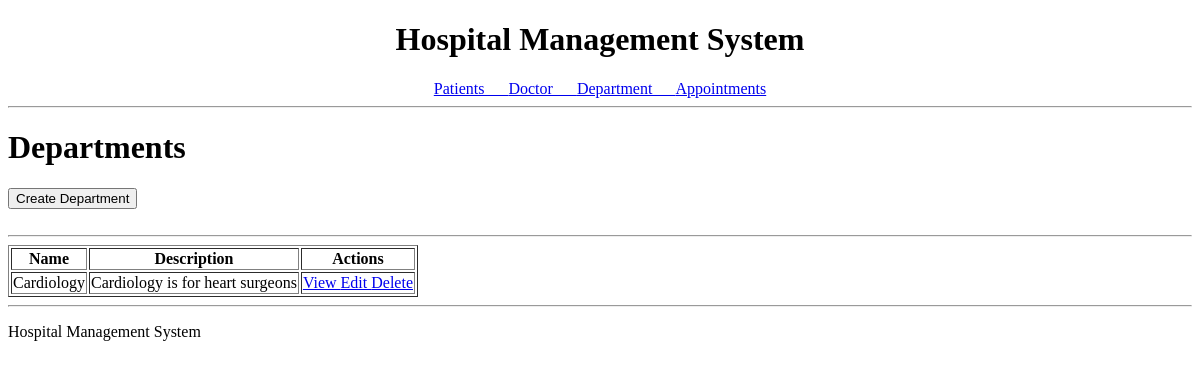
Page /department/ on the earlier database version.
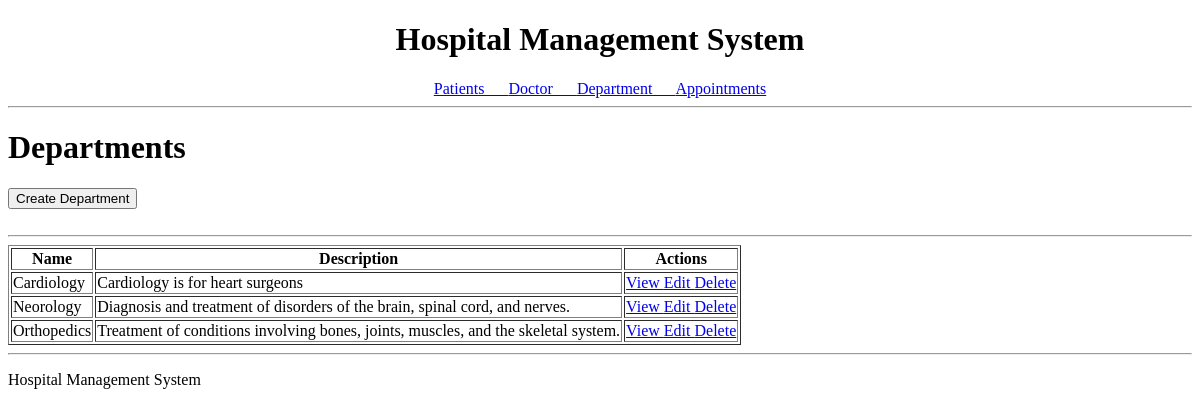
Same page on the later database version.
### department/models.py (models this page shows, shortened)
class Department(models.Model):
    id = models.AutoField(primary_key=True)
    department_name = models.CharField(max_length=100)
    department_description = models.TextField()

### department/views.py (the view)
# urls.py: path('', views.DepartmentListView.as_view(), name='department_list'),
class DepartmentListView(ListView):
    model = Department
    context_object_name = 'departments'
    template_name = 'department/department_list.html'

### department/templates/department/department_list.html (shortened to what this page needs)
{% extends "base.html" %}
{% block content %}
<h1>Departments</h1>
<a href="{% url 'department_create' %}">
    <button>Create Department</button>
</a>
<br>
<br>
<hr>
<table border="1">
    <tr>
        <th>Name</th>
        <th>Description</th>
        <th>Actions</th>
    </tr>
    {% for department in departments %}
    <tr>
        <td>
            {{ department.department_name }}
        </td>
        <td>
            {{ department.department_description }}
        </td>
        <td>
            <a href="{% url 'department_detail' department.id %}">
                View
            </a>
            <a href="{% url 'department_update' department.id %}">
                Edit
            </a>
            <a href="{% url 'department_delete' department.id %}">
                Delete
            </a>
        </td>
    </tr>
    {% endfor %}
</table>
{% endblock %}

Differences in the rows shown:
added Department: department_name "Neorology", department_description "Diagnosis and treatment of disorders of the brain, spinal cord, and nerves."
added Department: department_name "Orthopedics", department_description "Treatment of conditions involving bones, joints, muscles, and the skeletal system."
